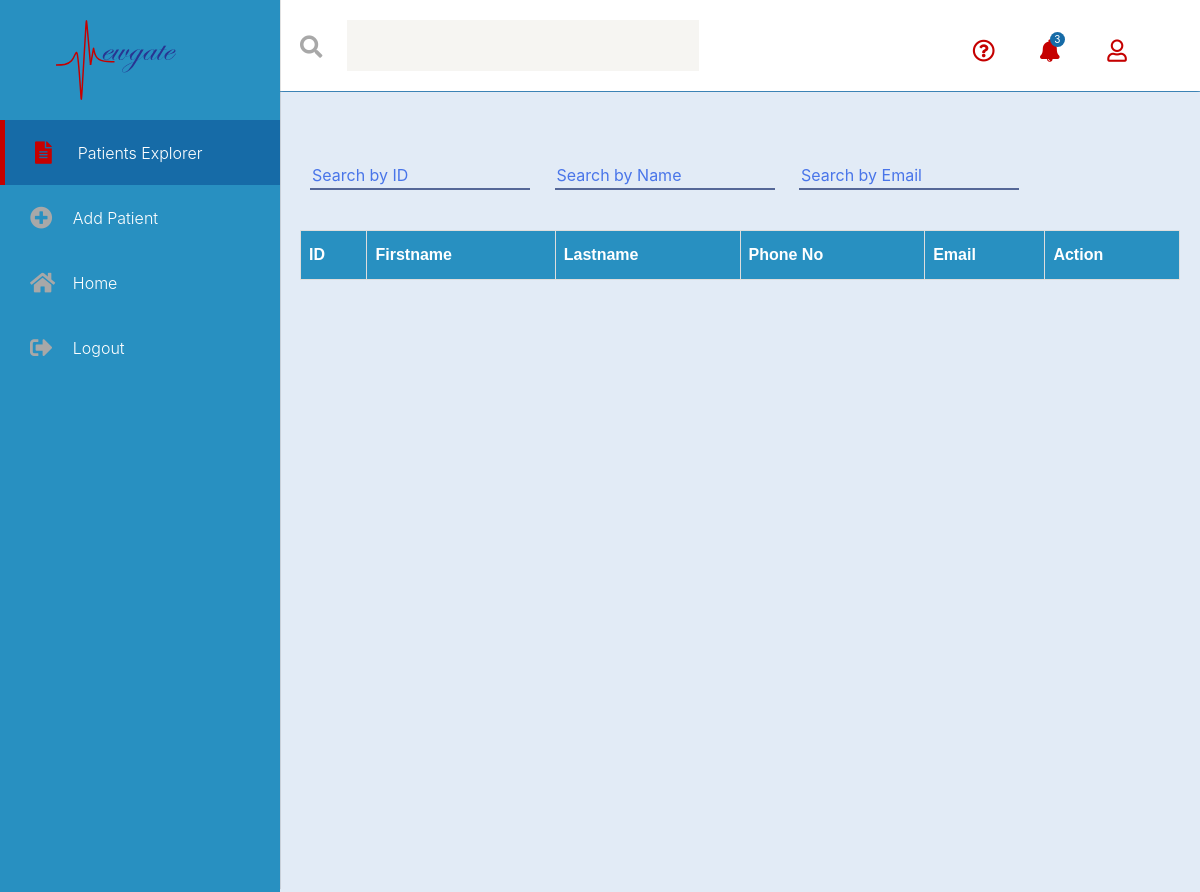
Page /pages/viewpatients.php (signed in) on the earlier database version.
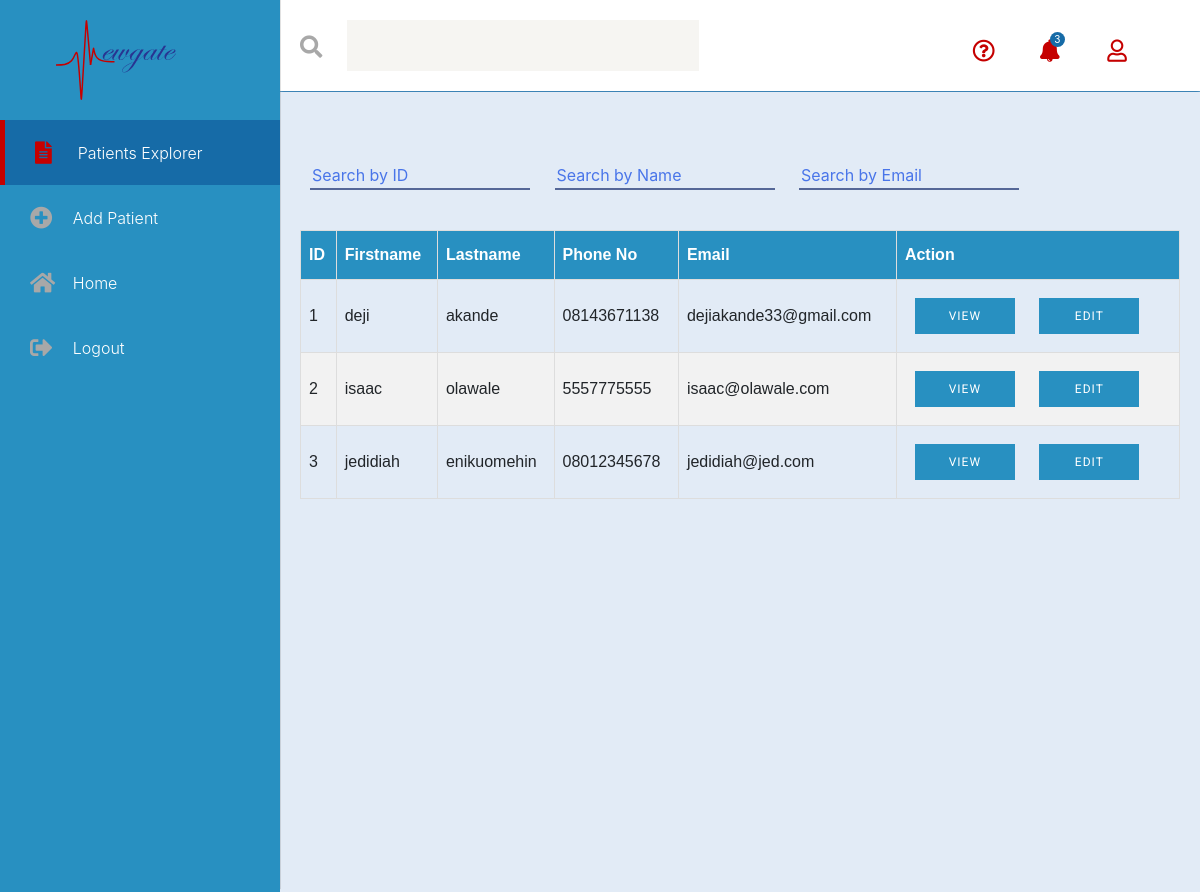
Same page on the later database version.
### tables this page shows
CREATE TABLE IF NOT EXISTS `tbl_patients` (
  `ID` int(11) NOT NULL AUTO_INCREMENT,
  `firstname` varchar(255) NOT NULL,
  `lastname` varchar(255) NOT NULL,
  `email` varchar(255) NOT NULL,
  `phone_num` varchar(255) NOT NULL,
  `dob` date NOT NULL,
  `height` float DEFAULT NULL,
  `weight` float DEFAULT NULL,
  PRIMARY KEY (`ID`)
);

### classes/patient.php (called while the page is built, shortened)
<?php
class Patient {
    function __construct($ID, $email, $firstname, $lastname, $phone_num, $dob, $height, $weight){
        $this->ID = $ID;
        $this->email = $email;
        $this->firstname = $firstname;
        $this->lastname = $lastname;
        $this->phone_num = $phone_num;
    }
    static function getAllPatients($conn){
        $patients = array();
        $stmt = $conn->query("SELECT * FROM tbl_patients");
        $results = $stmt->fetchall(PDO::FETCH_ASSOC);
        foreach($results as $result){
            $patient = new Patient($result['ID'], $result["email"], $result["firstname"], $result["lastname"], $result["phone_num"], $result['dob'], $result['height'], $result['weight']);
            array_push($patients, $patient);
        }
        return $patients;
    }
}

### pages/viewpatients.php (the view, shortened to what this page needs)
<?php
require_once("../functions/conn.php");
require_once("../classes/patient.php");
$conn = connect();
$patients = Patient::getAllPatients($conn);
?>
<!DOCTYPE html>
<html lang="en">
<head>
    <link rel="stylesheet" type="text/css" media="screen" href="../assets/css/style.css"/>
    <link rel="stylesheet" type="text/css" media="screen" href="../assets/css/main.css"/>
    <link rel="stylesheet" type="text/css" media="screen" href="../assets/css/viewpatients.css"/>
    <link rel="stylesheet" href="../assets/css/bootstrap.min.css">
    <link rel="stylesheet" href="https://use.fontawesome.com/releases/v5.0.13/css/all.css"
>
    <link rel="stylesheet" href="../assets/web-fonts-with-css/css/fontawesome-all.css">
</head>
<body>
<section id="sideMenu">
    <img class="logo" src="../assets/images/newgate.svg" alt="logo here">
    <nav>
        <a href="#" class="active dash_btn"><i class="fas fa-file-alt"></i>Patients Explorer</a>
        <a href="addpatients.php" class="dash_btn"><i class="fas fa-plus-circle"></i>Add Patient</a>
        <a href="../pages/dashboard.php" class="dash_btn"><i class="fas fa-home"></i>Home</a>
        <a href="../logout.php" class="dash_btn"><i class="fas fa-sign-out-alt"></i>Logout</a>
    </nav>
</section>
<header>
    <div class="search-field">
        <i class="fas fa-search"></i>
        <input type="text" name="" value="">
    </div>
    <div class="user-field">
        <a href="#"><i class="b far fa-question-circle"></i></a>
        <a href="#" class="notification"><i class="b fas fa-bell"></i><span class="circle">3</span></a>
        <a href="#">
            <i class="b far fa-user"></i>
        </a>
    </div>
</header>
<section class="main-container">
    <div class = "stuff">
        <div>
            <input class = "inputext" type="number" name="id" onkeyup="typeSearch()" id="id" placeholder = "Search by ID">
            <input class = "inputext" type="text" name="name" onkeyup="typeSearch()" id="name" placeholder = "Search by Name">
            <input class = "inputext" type="email" name="email" onkeyup="typeSearch()" id="email" placeholder = "Search by Email">
        </div>
        <table id="patientTable" class="genTab">
            <thead>
            <tr>
                <th> ID </th>
                <th>Firstname</th>
                <th>Lastname</th>
                <th>Phone No</th>
                <th>Email</th>
                <th>Action</th>
            </tr>
            </thead>
            <tbody>
            <?php foreach ($patients as $patient) {
                echo <<<_END
            <tr>
                <td> $patient->ID </td>
                <td> $patient->firstname </td>
                <td> $patient->lastname </td>
                <td> $patient->phone_num </td>
                <td> $patient->email</td>
                <td>
                <a href="patientfile.php?id=$patient->ID"><button class="bodbut">View</button></a>
                <a href="managepatients.php?id=$patient->ID"><button class="bodbut">Edit</button></a>
                </td>
            </tr>
_END;
            }?>
            </tbody>
        </table>
    </div>
</body>
</html>

### assets/css/style.css (style rules this page uses)
* { box-sizing: border-box; }
body { font-family: 'Roboto', sans-serif; margin: 0; background: #E2EBF6; height: 100vh; }
header { background: white; margin-left: 280px; padding: 20px; box-shadow: 0 1px 5px 2px rgb(22, 107, 167); }
header .search-field { display: inline-block; width: 50%; color: #A8B1B8; }
header .search-field .fas, .far { transition: all 0.3s ease-in-out; }
header input[type="text"] { background: #F6F5F2; border: none; font-size: 1.3rem; color: #166BA7; padding: 10px; font-weight: 100; width: 80%; transition: all 0.3s ease-in-out; }
header .search-field:hover .fas, .far { color: #C50000; }
header .user-field { display: inline-block; float: right; padding: 10px; }
header .user-field a { display: inline-block; padding-right: 20px; text-decoration: none; }
.notification { position: relative; font-size: 20px; padding-top: 5px; }
.notification .circle { background: #166BA7; width: 15px; height: 15px; border-radius: 50%; display: inline-block; font-size: 10px; color: white; text-align: center; position: absolute; top: 2px; left: 10px; }
.logo { height: 120px; width: 120px; margin-left: 20%; }
#sideMenu { background: #2890C1; width: 280px; box-shadow: 0 -3px 1px rgb(77, 77, 77); position: absolute; bottom: 0; top: 0; z-index: 4; }
#sideMenu nav a { display: block; color: #FFFFFF; text-decoration: none; padding: 20px 30px; font-weight: 300; transition: all 0.3s ease-in-out; }
.dash_btn { transition: all 0.3s ease-in-out; }
.dash_btn:hover .fas, .far { color: #C50000; }
.active { background: #166BA7; border-left: 5px solid #C50000; padding: 15px 30px 15px 25px; }
.active .fas, .far { color: #C50000; }
.fas, .far { color: #A8A8A8; font-size: 1.4rem; margin-right: 0.8rem; display: inline-block; width: 30px; position: relative; top: 2px; }
.b { color: #C50000; }
.main-container { margin-left: 280px; margin-top: 1px; padding-top: 40px; background: #E2EBF6; height: 100%; }

### assets/css/main.css (style rules this page uses)
.inputext { margin: 10px; border-style: hidden; border-bottom-style: solid; border-bottom-color: #556797; outline: none; }
::placeholder { color: #4975e9; }
.bodbut { color: #ffffff; margin: 10px; font-size: 12px; border: 0 none; letter-spacing: 1px; text-transform: uppercase; background-color: #2890C1; font-family: roboto, medium; border-radius: 0; width: 100px; height: 36px; transition: all 0.3s ease-in-out; }
.stuff { margin: 20px; }
.genTab { font-family: "Trebuchet MS", Arial, Helvetica, sans-serif; border-collapse: collapse; width: 100%; margin-top: 30px; }
.genTab td, .genTab th { border: 1px solid #ddd; padding: 8px; }
.genTab tr:nth-child(even) { background-color: #f2f2f2; }
.genTab th { padding-top: 12px; padding-bottom: 12px; text-align: left; background-color: #2890C1; color: white; }
td a { display: block; }

### assets/css/viewpatients.css (style rules this page uses)
.inputext { width: 25%; background-color: transparent; }
td a { display: inline; }

Differences in the rows shown:
added tbl_patients: ID "1", firstname "deji", lastname "akande", phone_num "08143671138", email "dejiakande33@gmail.com"
added tbl_patients: ID "2", firstname "isaac", lastname "olawale", phone_num "5557775555", email "isaac@olawale.com"
added tbl_patients: ID "3", firstname "jedidiah", lastname "enikuomehin", phone_num "08012345678", email "jedidiah@jed.com"
